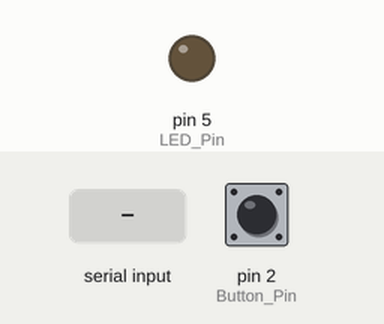
The sketch below on a simulated Arduino Uno, built with avr-gcc and run on an emulated ATmega328P. Shown: output pins drawn as LEDs (lit = HIGH). The test bench sets the inputs (shaded band); at power-on: pin 2 (Button_Pin) LOW.

Above: at 1.2 s.
1.3 s: "1" received over Serial
At 1.6 s:
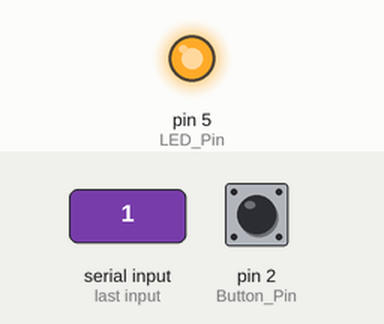
4.4 s: "0" received over Serial
At 5.2 s:
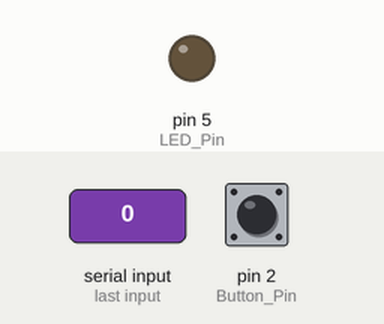
Timing chart, 0 to 7.4 s (numbered marks = the images above; inputs shaded):
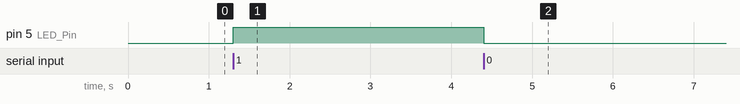

Measured:
- after the input at 1.3 s, pin 5 (LED_Pin): LOW → HIGH at once
- after the input at 4.4 s, pin 5 (LED_Pin): HIGH → LOW at once

The sketch:

Comms_Arduino.ino
```cpp
//This works in conjunction with a piece of python code. It allows for
//dynamic, two way communication between your arduino and your computer
//without blocking and without the need for them to take turns.

//Currently, all the arduino does is read if a microswitch is being pressed
//and turn an LED on and off. If the microswitch is pressed then it sends
//a message to the computer, and it turns the LED on and off depending if the
//computer tells it to.

//More complex things can be done with this code, of course. This just provides
//a framework for the communication.

//Things to note:
//*The microswitch is finicky, I didn't spend much time dealing with rebouncing
//*The do-while(Serial.available()==0) is crucial, it's what allows the arduino
// to take messages from the pc dynamically.

//Edgardo Kennedy
//Written on the 4th of january, 2023


//We define the pins for our microswitch and our LED
const int Button_Pin = 2;
const int LED_Pin = 5;


void setup() {
  //You need Serial.begin() here. The baudrate must match what it says on the python script.
  Serial.begin(9600);

  //Typical pinMode for our switch and LED
  pinMode(Button_Pin, INPUT);
  pinMode(LED_Pin, OUTPUT);
}


void loop() {

  //A variable for storing what the computer is sending. It's defined as an integer but really,
  //it's expecting a byte that can be any char, so any digit or a letter.
  //It's initialized as a -1 but it can be anything. Just make sure whatever you initialize it to
  //doesn't match anything that the computer could be sending. This way the arduino won't misinterpret it
  //for something else
  int Incoming_Order = -1;

  //If Serial.available() returns anything but a zero, that means there's something waiting to be
  //received from the computer
  if(Serial.available() > 0) {
    Incoming_Order = Serial.read();
  }

  //We interpret what the message from the computer means. This message will regularly be an instruction
  //from the computer. Currently, if we received the char '0' then we turn the LED off. If we received the
  //char '1', then we turn the LED on.
  //If you have more than two possibilities, a switch-case statement might be better
  if(Incoming_Order == '0'){
    digitalWrite(LED_Pin, LOW);
  }else if(Incoming_Order == '1'){
    digitalWrite(LED_Pin, HIGH);
  }

  //We run the function to check if the microswitch is pressed.
  //This do-while needs to be here. What it does is run whatever code
  //the arduino is meant to execute as long as there's no message from the computer
  //waiting to be received by the arduino. If there is a message, the arduino leaves
  //this loop to retrieve the message at the top of this void loop() function. Once
  //the message has been received, the arduino does whatever it needs to do with it
  //and then goes back to this
  do{
    Button_Function();
  }while(Serial.available() == 0);


}


//This function is in charge of checking if the microswitch is being pressed
//If it is, then the arduino sends a message to the computer. In this case the message
//is the counter variable, which is just an integer that goes up by one everytime the
//switch is pressed.
void Button_Function(){

  //We have two microswitch variables here to deal with rebouncing but it's not the best solution
  static int microswitch_1 = 0;
  static int microswitch_2 = 0;
  static int counter = 0;

  microswitch_1 = digitalRead(Button_Pin);
  if(microswitch_1){
    microswitch_2 = 1;
  }
  while(microswitch_1){
    microswitch_1 = digitalRead(Button_Pin);
  }
  if(microswitch_2){
    microswitch_2 = 0;
    Serial.println(counter);
    counter++;
  }


}
```
